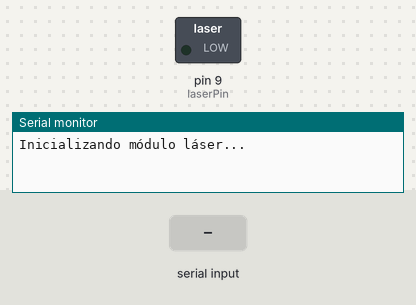
Recording of a sketch running on a simulated Arduino Uno, built with avr-gcc and run on an emulated ATmega328P. On the bench: switched loads named in the sketch (green lamp = pin HIGH), the last lines printed to the serial monitor. The inputs (shaded band) are chosen by the test bench.

Above: at 1.2 s.
1.3 s: "1" received over Serial
At 1.8 s:
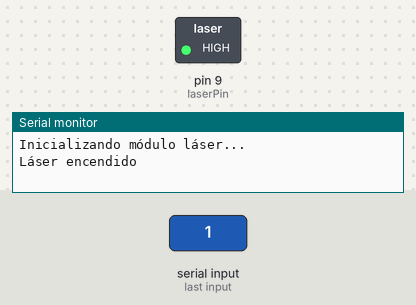
2.8 s: "0" received over Serial
At 4.1 s:
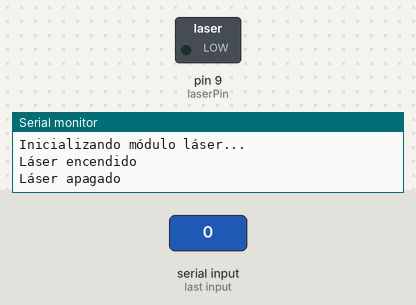
Timing chart, 0 to 5.8 s (numbered marks = the images above; inputs shaded):
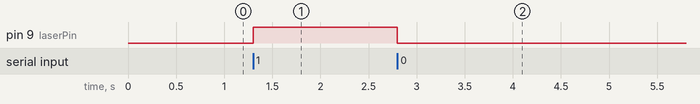

Measured:
- after the input at 1.3 s, pin 9 (laserPin): LOW → HIGH at once
- after the input at 2.8 s, pin 9 (laserPin): HIGH → LOW at once

The sketch:

hw493_laser.ino
```cpp
const int laserPin = 9; // Pin al que está conectado el pin EN del módulo láser

void setup() {
  pinMode(laserPin, OUTPUT); // Configurar el pin del láser como salida
  Serial.begin(9600); // Iniciar la comunicación serial
  Serial.println("Inicializando módulo láser...");
}

void loop() {
  if (Serial.available() > 0) { // Verificar si hay datos disponibles en la consola serial
    char command = Serial.read(); // Leer el comando enviado
    controlLaser(command); // Llamar a la función para controlar el láser
  }
}

// Función para controlar el láser
void controlLaser(char command) {
  if (command == '1') { // Si el comando es '1'
    digitalWrite(laserPin, HIGH); // Encender el láser
    Serial.println("Láser encendido");
  } else if (command == '0') { // Si el comando es '0'
    digitalWrite(laserPin, LOW); // Apagar el láser
    Serial.println("Láser apagado");
  } else {
    Serial.println("Comando no válido");
  }
}


/*
# Prender y apagar laser
const int laserPin = 9; // Pin al que está conectado el pin EN del módulo láser

void setup() {
  pinMode(laserPin, OUTPUT); // Configurar el pin del láser como salida
  Serial.begin(9600); // Iniciar la comunicación serial
  Serial.println("Inicializando módulo láser...");
}

void loop() {
  digitalWrite(laserPin, HIGH); // Encender el láser
  Serial.println("Láser encendido");
  delay(1000); // Mantener el láser encendido por 1 segundo

  digitalWrite(laserPin, LOW); // Apagar el láser
  Serial.println("Láser apagado");
  delay(100); // Mantener el láser apagado por 1 segundo
}
*/
```
